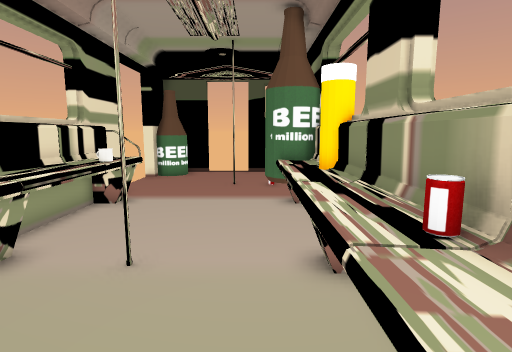
view 1 (above)

14 first-person views from a walk through a Unity game level. The camera is 1.3 m above the floor, tilts 8° down and sees 80° across. The floor is counted in squares, 0.5 m on a side. Each view is taken from the middle of a square. On the plan, view 1 faces up. The plan holds only what a view shows up to about 20 squares ahead; the rest is blank. The place goes on beyond the plan. The player character is not drawn. Door leaves are left out, so doorways stand open. Some surface patterns are stand-ins.

view 2
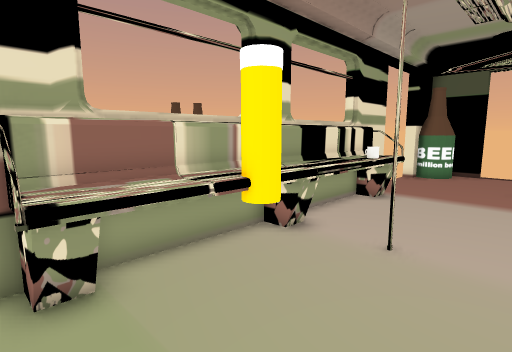

view 3
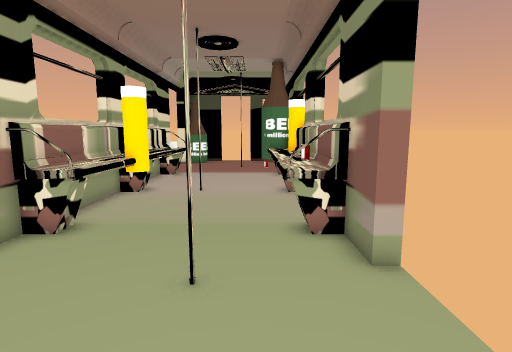

view 4
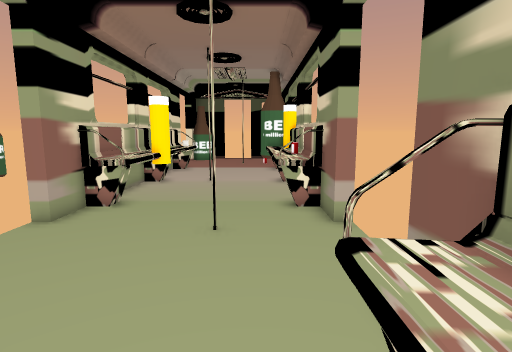

view 5
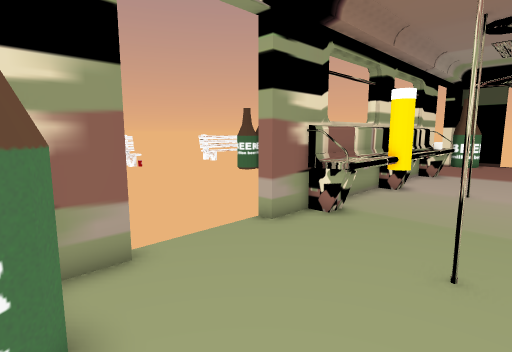

view 6
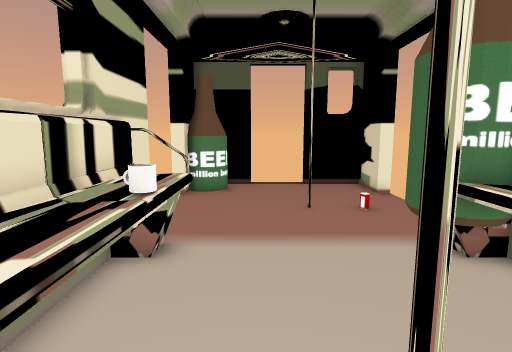

view 7
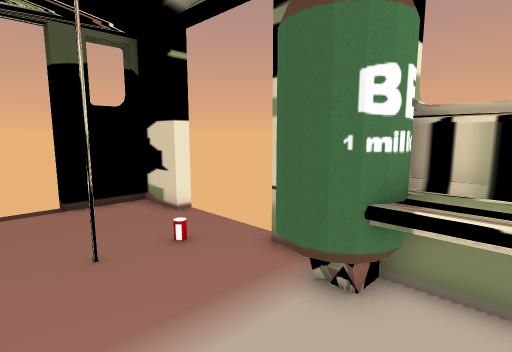

view 8
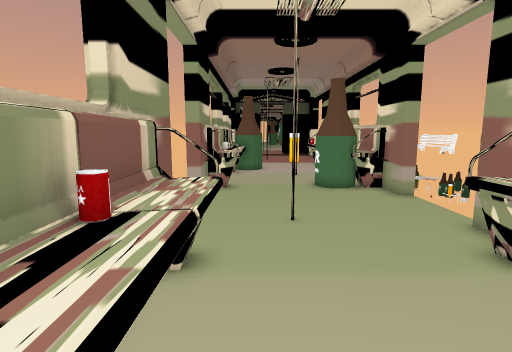

view 9
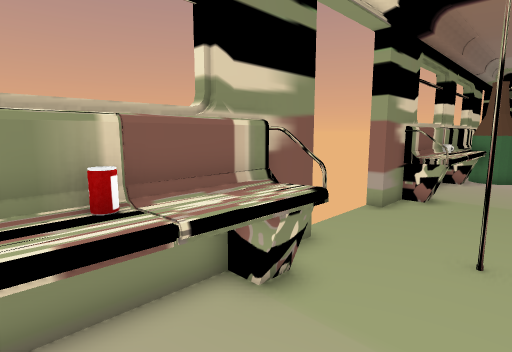

view 10
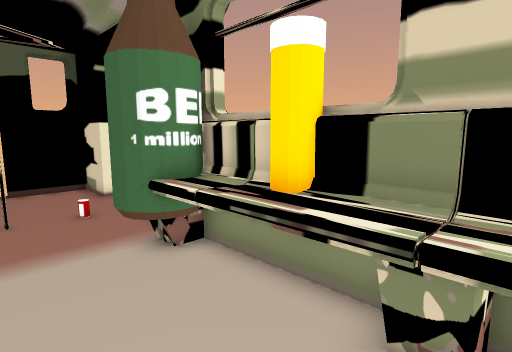

view 11
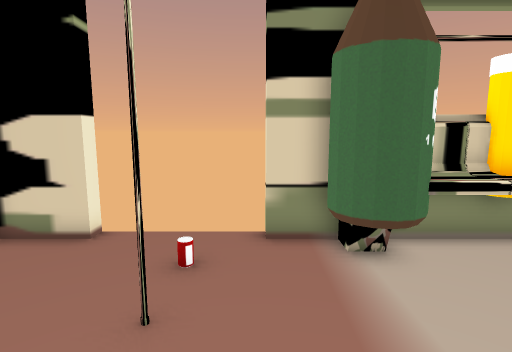

view 12
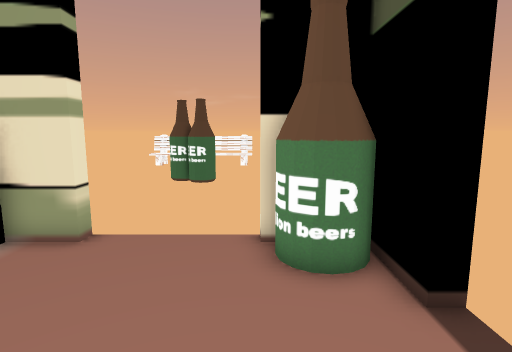

view 13
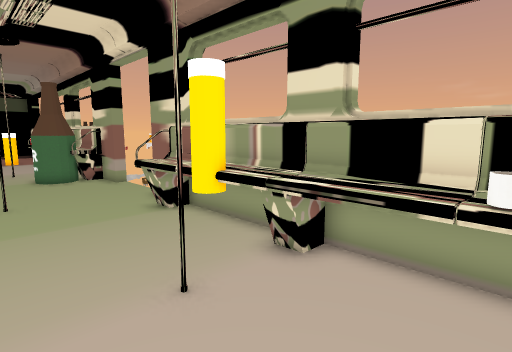

view 14
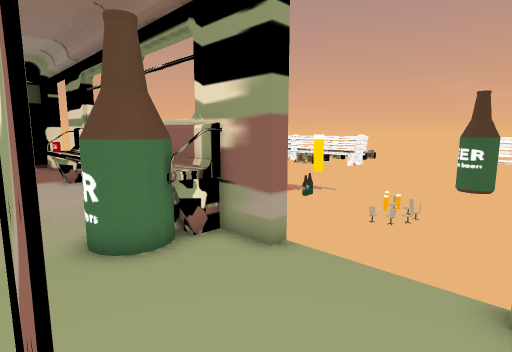

### Floor plan
Key: @ floor where view 1 was taken; # wall or solid block; . floor; D open door; = window, fence, low wall or low ledge; ^ raised ledge; M mug; O other object.
Columns run from 7 left of view 1 to 3 right of it. Each row starts with its distance up from view 1.
 21     DDD#
 20   O......#
 19  #O......#
 18 ##.......#D
 17  .........D
 16  .........D
 15  .......O.D
 14 ##........D
 13  #.......##
 12  #^.....O#
 11  #^.....O#
 10  #M.....^#
  9  #M.....^#
  8  #^.....^#
  7  #^.....^#
  6  #^..#..^#
  5  #^.....^#
  4  #OO....^#
  3  #OO....^#
  2  #^.....^#
  1  #^.....^#
  0  #^....@^#
 -1  #=.....=#
 -2 ##.......##
 -3  .....#...D
 -4  .........D
 -5  .........D
 -6  .........D
 -7 ##.......##
 -8  #^.....^#
 -9  #OO....^#
-10  #OO....^#
-11  #  ....^#

Where each view was taken, in squares from view 1:
view 1: 0 up, 0 right, facing up
view 2: 1 down, 0 right, facing up-left
view 3: 8 down, 0 right, facing up
view 4: 11 down, 0 right, facing up
view 5: 9 down, 0 right, facing up-left
view 6: 5 up, 3 left, facing up
view 7: 9 up, 3 left, facing up-right
view 8: 6 up, 0 right, facing down
view 9: 4 up, 2 left, facing down-right
view 10: 5 up, 2 left, facing up-right
view 11: 14 up, 5 left, facing right
view 12: 18 up, 1 right, facing left
view 13: 10 up, 0 right, facing down-left
view 14: 2 down, 1 left, facing down-left
